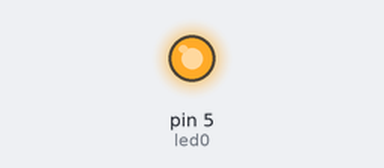
Recording of a sketch running on a simulated Arduino Uno, built with avr-gcc and run on an emulated ATmega328P. Shown: output pins drawn as LEDs (lit = HIGH).

Above: at 0.1 s.
At 2.6 s:
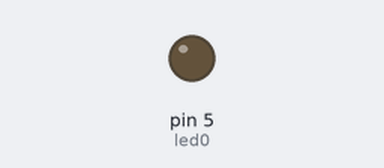
Timing chart, 0 to 4.1 s (numbered marks = the images above):
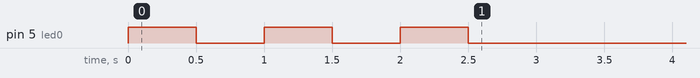

The sketch:

PR06_Array_8_LEDs_FOR.ino
```cpp
/**********************************************************************************
**                                                                               **
**                              Array de 8 LEDs                                  **
**                                                                               **
** MOURAD EL FILALI                                                  05/03/2018  **
**********************************************************************************/
//********** Includes *************************************************************
//********** Variables ************************************************************
const int led0 = 5;          // donar nom al pin 5 de l’Arduino
unsigned long retard = 500;
//********** Setup ****************************************************************
void setup()
{
  for(int i=0; i<3; i++)

  {
  pinMode(led0, OUTPUT);
  digitalWrite(led0, HIGH);
  delay(retard);
  digitalWrite(led0, LOW);
  delay(retard);
  }


}
//********** Loop *****************************************************************
void loop()
{


 }
//********** Funcions *************************************************************
```
